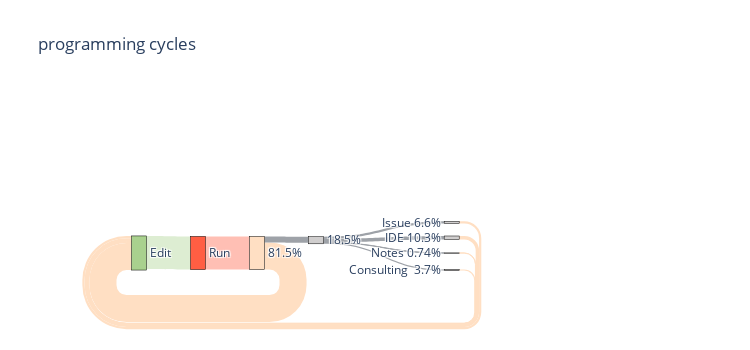

The code cell stored with this chart in its notebook:
### Code cell
with open('betweenCyclesflowProgramming.json') as f:
  data = json.load(f)


fig = go.Figure(data=[go.Sankey(
    orientation = "h",
    valueformat = ".0f",
    valuesuffix = "TWh",
    # Define nodes
    node = dict(
      pad=35,
      thickness = 15,
      line = dict(color = "black", width = 0.5),
      label =  data['data'][0]['node']['label'],
      color =  data['data'][0]['node']['color'],
      x =[.1,.2,.3,.4,.63,.63,.63,.63],
      y =[.9,.9,.9,.825,1,.81,.9,.72]
    ),
    # Add links
    link = dict(
      source =  data['data'][0]['link']['source'],
      target =  data['data'][0]['link']['target'],
      value =  data['data'][0]['link']['value'],
      label =  data['data'][0]['link']['label'],
      color =  data['data'][0]['link']['color']
))])
fig.update_layout(width=750, height=350,font_size=12, title_text="programming cycles")
fig.write_image("betweenCyclesflowProgamming.pdf", engine="kaleido")
fig.show()

### Figure 1 — Plotly figure (JSON) as saved in the notebook; plotly's stock layout.template omitted (floating-point values rounded to 4 significant figures)
{"data": [{"link": {"color": ["rgb(221, 237, 210,0.1)", "rgb(255, 191, 180,0.1)", "rgb(255, 223, 195,0.8)", "rgb(158, 162, 168,0.2)", "rgb(158, 162, 168,0.2)", "rgb(158, 162, 168,0.2)", "rgb(158, 162, 168,0.2)", "rgb(158, 162, 168,0.2)", "rgb(255, 223, 195,0.8)", "rgb(255, 223, 195,0.8)", "rgb(255, 223, 195,0.8)", "rgb(255, 223, 195,0.8)"], "label": ["stream 1", "", "", "", "stream 1", "", "", "Hello world"], "source": [0, 1, 2, 2, 3, 3, 3, 3, 4, 5, 6, 7], "target": [1, 2, 0, 3, 4, 5, 6, 7, 0, 0, 0, 0], "value": [100, 100, 81.5, 18.5, 3.7, 10.3, 0.74, 6.6, 3.7, 10.3, 0.74, 6.6]}, "node": {"color": ["rgb(169, 209, 142, 0.8)", "rgb(255, 94, 67,0.8)", "rgb(255, 223, 195,0.8)", "rgb(208, 206, 206, 0.8)", "rgb(208, 206, 206, 0.8)", "rgb(208, 206, 206, 0.8)", "rgb(208, 206, 206, 0.8)", "rgb(208, 206, 206, 0.8)"], "label": ["Edit", "Run", "81.5%", "18.5%", "Consulting  3.7%", "IDE 10.3%", "Notes 0.74%", "Issue 6.6%"], "line": {"color": "black", "width": 0.5}, "pad": 35, "thickness": 15, "x": [0.1, 0.2, 0.3, 0.4, 0.63, 0.63, 0.63, 0.63], "y": [0.9, 0.9, 0.9, 0.825, 1, 0.81, 0.9, 0.72]}, "orientation": "h", "type": "sankey", "valueformat": ".0f", "valuesuffix": "TWh"}], "layout": {"font": {"size": 12}, "height": 350, "title": {"text": "programming cycles"}, "width": 750}}
